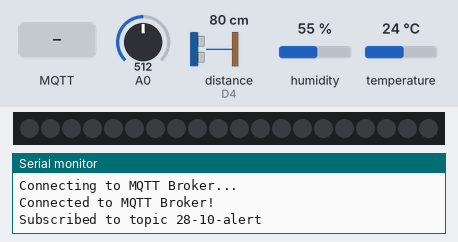
Bench run of a sketch on a simulated Arduino MKR. Parts: 20 RGB LEDs in strip order, left to right, the last lines printed to the serial monitor. Inputs (shaded band) come from the test bench; at power-on: A0 = 512, distance to the obstacle (sensor on D4) 80 cm, humidity 55 %, temperature 24 °C. WiFi joins after 1.5 s; servers stay silent unless stated; no MQTT or app messages arrive unless stated.

Above: at 2.7 s.
2.8 s: MQTT message "OK" arrives on the first subscribed topic
At 3.6 s:
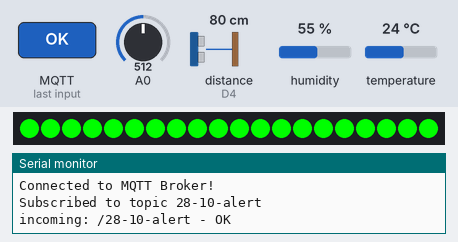
5.3 s: MQTT message "ALERT" arrives on the first subscribed topic
At 6.1 s:
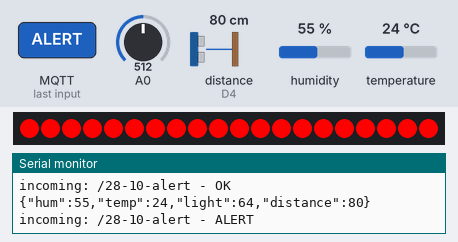
Timing chart, 0 to 8.3 s (numbered marks = the images above; inputs shaded):
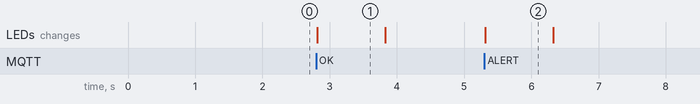

The sketch:

client.ino
```cpp
#include <MQTT.h>
#ifdef ARDUINO_SAMD_MKRWIFI1010
#include <WiFiNINA.h>
#elif ARDUINO_SAMD_MKR1000
#include <WiFi101.h>
#elif ESP8266
#include <ESP8266WiFi.h>
#else
#error unknown board
#endif

// Import NEO Pixel Libraries
#include "Adafruit_NeoPixel.h"
#ifdef __AVR__
#include <avr/power.h>
#endif

// Import distance reader libraries
#include "Ultrasonic.h"

// Import DHT libreries ()
#include <Adafruit_Sensor.h>
#include <DHT.h>
#include <DHT_U.h>

// Import JSON Library
#include <Arduino_JSON.h>

// Define MQTT global variables
#define BROKER_IP    "broker.hivemq.com"
#define DEV_NAME     "xxxx"
#define MQTT_USER    ""
#define MQTT_PW      ""

// Define DHT global variables
#define DHTPIN 2     // Digital pin connected to the DHT sensor
#define DHTTYPE    DHT11

// Define WIFI Credentials
const char ssid[] = "xxxx";
const char pass[] = "xxxx";

// Create neo pixel string object
#define NEO_PIXEL_PIN 3
#define STRIP_LEDS 20
Adafruit_NeoPixel strip = Adafruit_NeoPixel(STRIP_LEDS, NEO_PIXEL_PIN, NEO_GRB + NEO_KHZ800);

// Create global variables
WiFiClient net;
MQTTClient client;
DHT_Unified dht(DHTPIN, DHTTYPE);
Ultrasonic ultrasonic(4);
uint32_t dhtDelay = 5000;
unsigned long dhtTimestamp = 0;

void paintGreen() {
  for (int i = 0; i < STRIP_LEDS; i++ ) {
    strip.setPixelColor(i, strip.Color(0, 255, 0));
    strip.show();
  }
  delay(1000);
  for (int i = 0; i < STRIP_LEDS; i++ ) {
    strip.setPixelColor(i, strip.Color(0, 0, 0));
    strip.show();
  }
}

void paintRed() {
  for (int i = 0; i < STRIP_LEDS; i++ ) {
    strip.setPixelColor(i, strip.Color(255, 0, 0));
    strip.show();
  }
  delay(1000);
  for (int i = 0; i < STRIP_LEDS; i++ ) {
    strip.setPixelColor(i, strip.Color(0, 0, 0));
    strip.show();
  }
}
void receiveAlert(String &topic, String &payload) {
  Serial.println("incoming: " + topic + " - " + payload);
  if (topic == "/28-10-alert") {
    if (payload == "OK") {
      paintGreen();
    } else if (payload == "ALERT") {
      paintRed();
    }
  }
}
void connect() {
  Serial.println("Connecting to WIFI...");
  while (WiFi.status() != WL_CONNECTED) {
    Serial.print("#");
    delay(2000);
  }
  Serial.println("Connected to WIFI !");

  Serial.println("Connecting to MQTT Broker...");
  while (!client.connect(DEV_NAME, MQTT_USER, MQTT_PW)) {
    Serial.print("#");
    delay(2000);
  }
  Serial.println("Connected to MQTT Broker!");
  client.subscribe("/28-10-alert");
  Serial.println("Subscribed to topic 28-10-alert");
}

void setup() {// Neo Pixel setup
  strip.begin();
  strip.setBrightness(255);
  strip.show(); // Initialize all pixels to 'off'


  Serial.begin(115200);

  // Start connecting to wifi
  WiFi.begin(ssid, pass);

  // Start connecting to MQTT Brokeri
  client.begin(BROKER_IP, 1883, net);

  // Connect to Wifi and MQTT Broker
  connect();


  dht.begin();
  sensor_t sensor;
  dht.humidity().getSensor(&sensor);

  // Run function when a message is received from mqtt broker
  client.onMessage(receiveAlert);
}

void loop() {
  // Create JSON string
  JSONVar data;
  client.loop();
  if (!client.connected())
    connect();

  // Every tot seconds, read DHT data and send to broker
  if (millis() - dhtTimestamp > dhtDelay) {
    dhtTimestamp = millis();
    // Create event object, sensor write in this object
    sensors_event_t event;

    // Get humidity event and print its value.
    dht.humidity().getEvent(&event);

    // Insert hum value in json data
    data["hum"] = event.relative_humidity;

    // Get temp event and print its value.
    dht.temperature().getEvent(&event);

    // Insert temp value in json data object
    data["temp"] = event.temperature;

    // Read from light sensor
    int light = analogRead(A0);
    light = map(light, 0, 800, 0, 100);
    data["light"] = light;

    // Read from distance sensor
    long RangeInCentimeters;
    data["distance"] = ultrasonic.MeasureInCentimeters();

    // JSON.stringify(myVar) can be used to convert the json var to a String
    String dataAsString = JSON.stringify(data);


    Serial.println(dataAsString);

    // Send data to mqtt client
    client.publish("/28-10", dataAsString);
  }


}
```

Measured:
- after the input at 2.8 s, the LEDs: change at once (image 1)
- after the input at 5.3 s, the LEDs: change at once (image 2)
- what the display in image 1 shows lasts 1.0 s, from 2.8 s to 3.8 s
